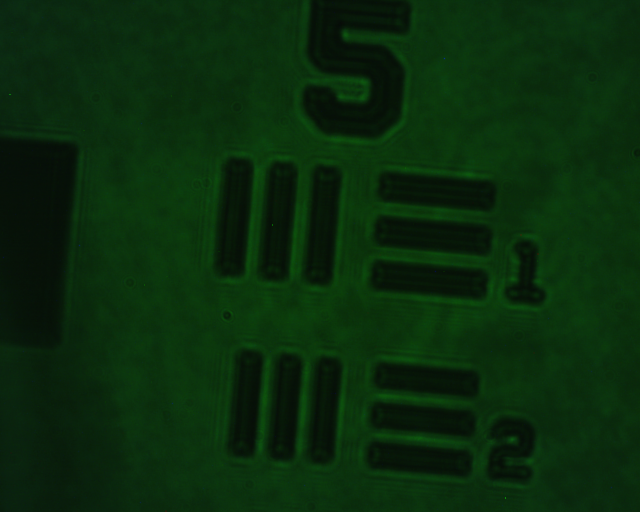
//> input picture PhaseCorrelation/ep_x10_11A.png, 1280 x 1024 px (shown at 1/2 size)
$ ./phase   (built with g++ and OpenCV 4)
//> lines starting //> are read from the running program, lines starting //| are printed output that depends on the picture
#include <iostream>
#include "correlation.h"
#include <opencv2/imgcodecs.hpp>
#include <opencv2/opencv.hpp>
#include <time.h>
using namespace cv;
using namespace std;

cv::Mat ShiftTransform(const cv::Mat &source, const cv::Mat &target, bool bUseHanningWindow)
{
    CV_Assert(source.type() == CV_32FC1);
    CV_Assert(target.type() == CV_32FC1);

    Point2d shift;
    if(bUseHanningWindow)
    {
       Mat hann;
       createHanningWindow(hann, source.size(), CV_32F);
       shift= phaseCorrelate(source, target, hann);
    }
    else
    {
        shift= phaseCorrelate(source, target);
    }

    cout << "Detected shift: " << shift << endl;

    Mat H = (Mat_<float>(2, 3) << 1.0, 0.0, shift.x, 0.0, 1.0, shift.y);
    Mat res;
    warpAffine(source, res, H, target.size());

    CV_Assert(res.size() == target.size());
    CV_Assert(res.type() == CV_32FC1);
    return res;
}

Mat img_proc(Mat src, double size0=0.5)
{
  Mat dst;Mat rgb[3];Mat dst_new;
  split(src,rgb);
  dst=rgb[1];
  resize(dst,dst,Size(),size0,size0,INTER_CUBIC);
  cv::Mat noise(dst.size(),dst.type());
  float m = 0;
  float sigma = 10;
  cv::randn(noise, m, sigma); //mean and variance
  dst += noise;
  dst.convertTo(dst_new, CV_32F,1.0/255);
  //?
  //cv::log(dst_new,dst_new);
  return dst_new;
}

int main(void)
{
  clock_t tStart = clock();
  Mat img1=imread("ep_x10_11A.png");
//> img1 is the input picture: 1024 rows x 1280 cols, CV_8UC3; mean B, G, R 11.8, 43.3, 9.6
  Mat dst1 = img_proc(img1);
//> in img_proc, `split(src,rgb);`:
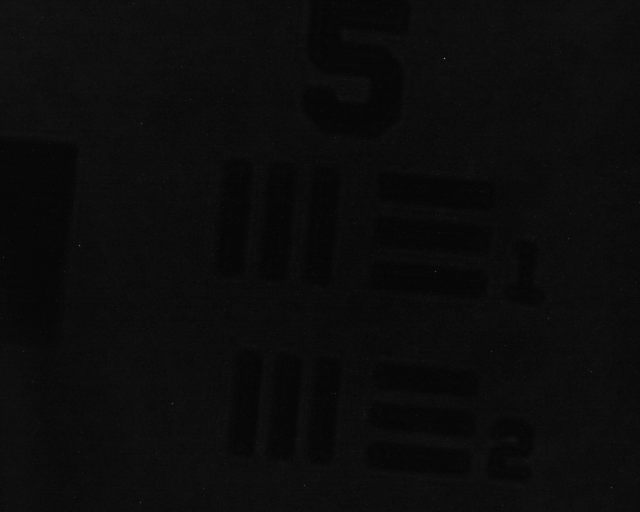
//> rgb[0]: 1024 rows x 1280 cols, CV_8UC1 (shown at 1/2 size); min 0, max 139, mean 11.8
//> in img_proc, `split(src,rgb);`:
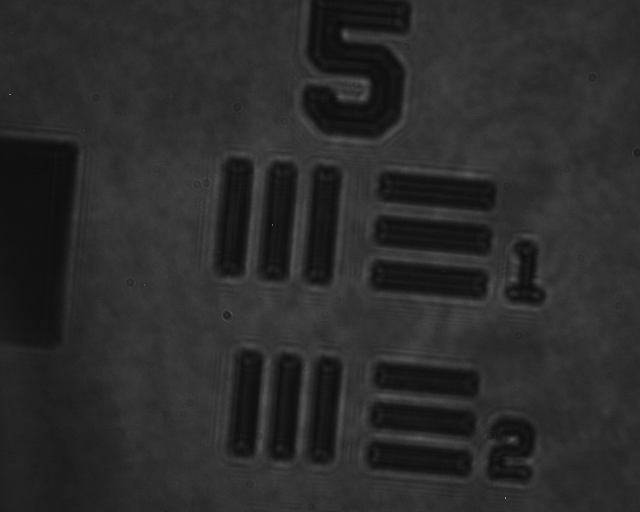
//> rgb[1]: 1024 rows x 1280 cols, CV_8UC1 (shown at 1/2 size); min 11, max 221, mean 43.3
//> in img_proc, `resize(dst,dst,Size(),size0,size0,INTER_CUBIC);`:
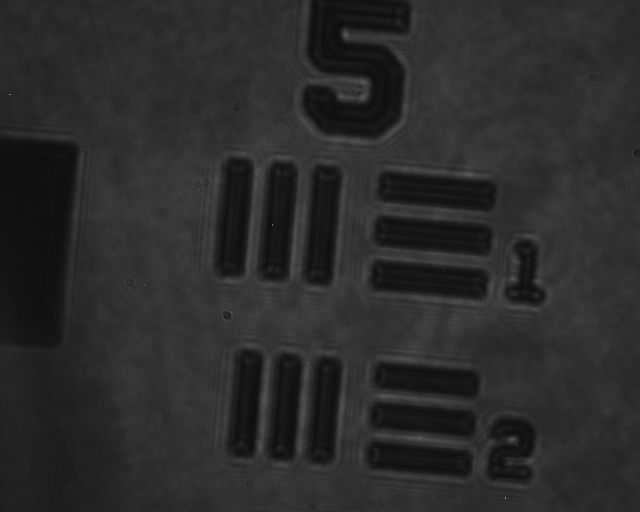
//> dst: 512 rows x 640 cols, CV_8UC1; min 11, max 150, mean 43.3
  //namedWindow("1");
  //imshow("1",dst1);
  //waitKey();

  Mat img2=imread("ep_x10_11B.png");
//> ep_x10_11B.png cannot be read in this run, so this picture is empty
  Mat dst2 = img_proc(img2);
//> (the run ends here: the program stops with an error, at `resize(dst,dst,Size(),size0,size0,INTER_CUBIC);`)

$ run again, with PhaseCorrelation/ep_x10_45A.png copied over PhaseCorrelation/ep_x10_11A.png
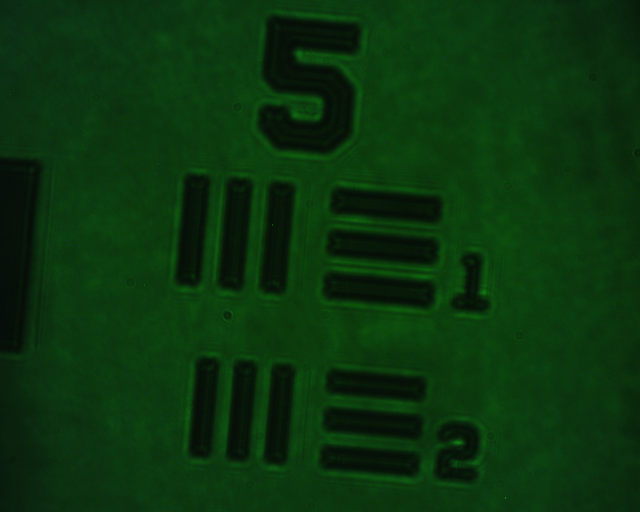
//> input picture PhaseCorrelation/ep_x10_45A.png, 1280 x 1024 px (shown at 1/2 size)
//> img1 is the input picture: 1024 rows x 1280 cols, CV_8UC3; mean B, G, R 13.3, 52.1, 10.3
//> in img_proc, `split(src,rgb);`:
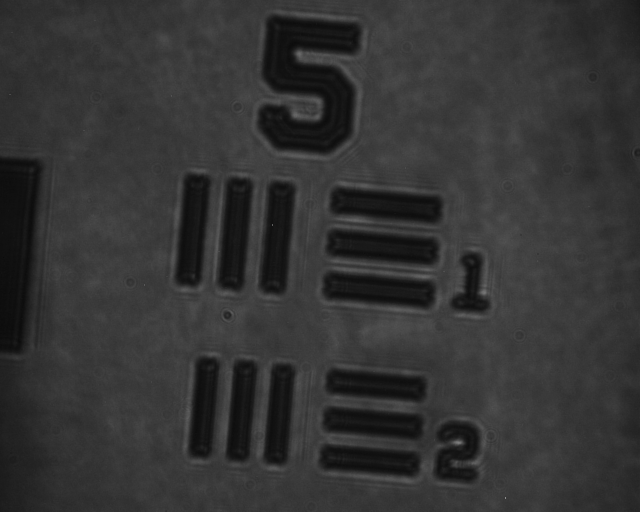
//> rgb[1]: 1024 rows x 1280 cols, CV_8UC1 (shown at 1/2 size); min 8, max 225, mean 52.1
//> in img_proc, `resize(dst,dst,Size(),size0,size0,INTER_CUBIC);`:
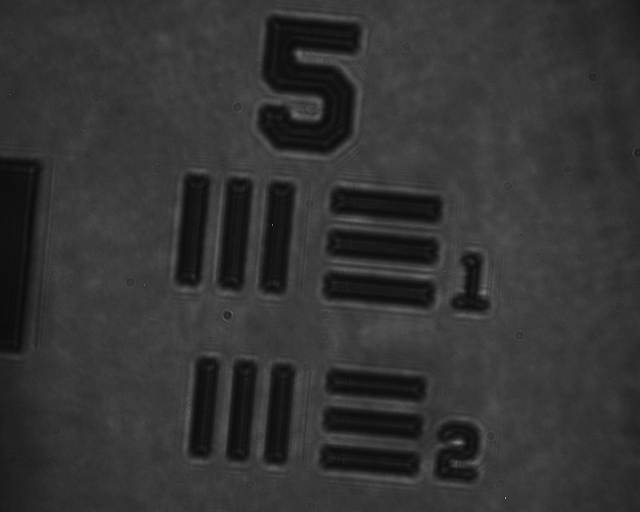
//> dst: 512 rows x 640 cols, CV_8UC1; min 9, max 155, mean 52.1

$ run again, with PhaseCorrelation/ep_x4_180A.png copied over PhaseCorrelation/ep_x10_11A.png
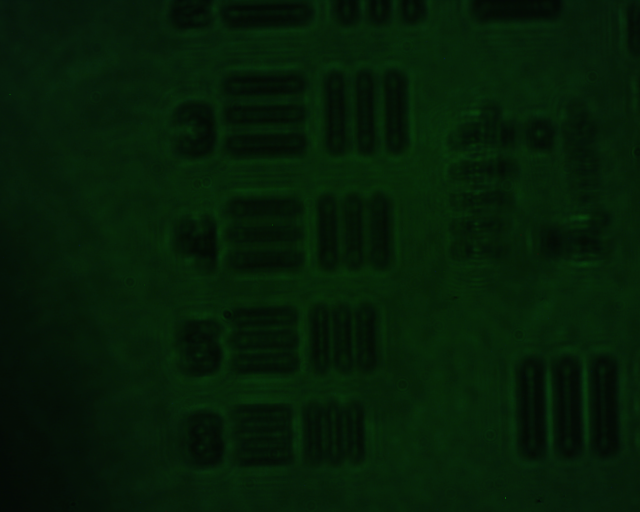
//> input picture PhaseCorrelation/ep_x4_180A.png, 1280 x 1024 px (shown at 1/2 size)
//> img1 is the input picture: 1024 rows x 1280 cols, CV_8UC3; mean B, G, R 6.7, 28.5, 5.3
//> in img_proc, `split(src,rgb);`:
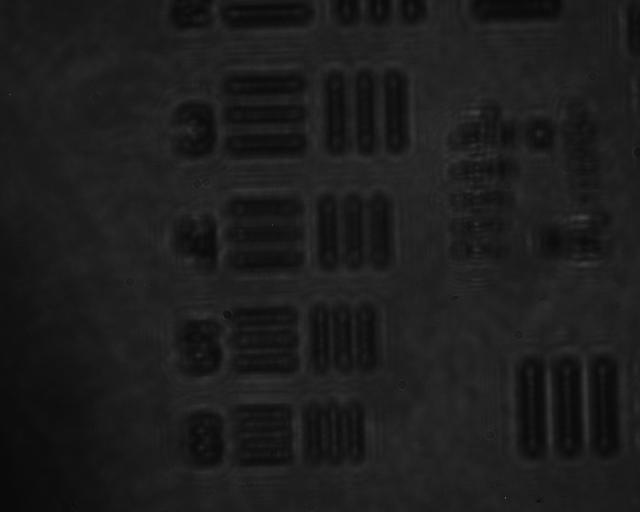
//> rgb[1]: 1024 rows x 1280 cols, CV_8UC1 (shown at 1/2 size); min 7, max 148, mean 28.5
//> in img_proc, `resize(dst,dst,Size(),size0,size0,INTER_CUBIC);`:
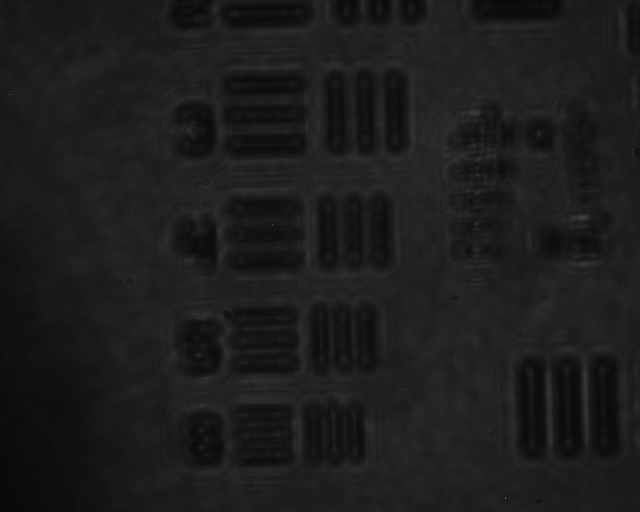
//> dst: 512 rows x 640 cols, CV_8UC1; min 8, max 100, mean 28.5
